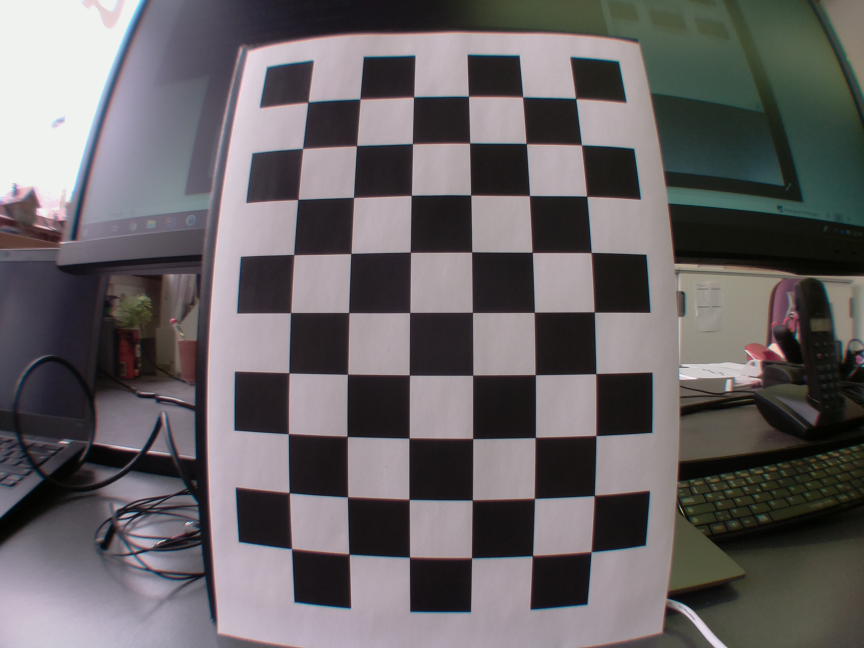
#> input picture calib/test10.jpeg, 2592 x 1944 px (shown at 1/3 size); its folder holds 4 pictures in this run
$ python new.py
#> lines starting #> are read from the running program, lines starting #| are printed output that depends on the picture; long printed decimals are rounded
import numpy as np
import cv2 as cv
import glob

print('running');
# termination criteria
criteria = (cv.TERM_CRITERIA_EPS + cv.TERM_CRITERIA_MAX_ITER, 30, 0.001)
# prepare object points, like (0,0,0), (1,0,0), (2,0,0) ....,(6,5,0)
objp = np.zeros((6*9,3), np.float32)
objp[:,:2] = np.mgrid[0:9,0:6].T.reshape(-1,2)
# Arrays to store object points and image points from all the images.
objpoints = [] # 3d point in real world space
imgpoints = [] # 2d points in image plane.

images = glob.glob('calib/*.jpeg')

#images = glob.glob('calib2/cam12.jpg')
images.extend(glob.glob('calib2/chess_big_*.jpg'))
#images.extend(glob.glob('calib2/cam12.jpg'))
#images = glob.glob('calib2/chess_big_*.jpg')

i = 0
for fname in images:
    print(fname);

    img = cv.imread(fname)
#> img is the input picture: shape (1944, 2592, 3); mean B, G, R 101, 99, 103.5
    gray = cv.cvtColor(img, cv.COLOR_BGR2GRAY)
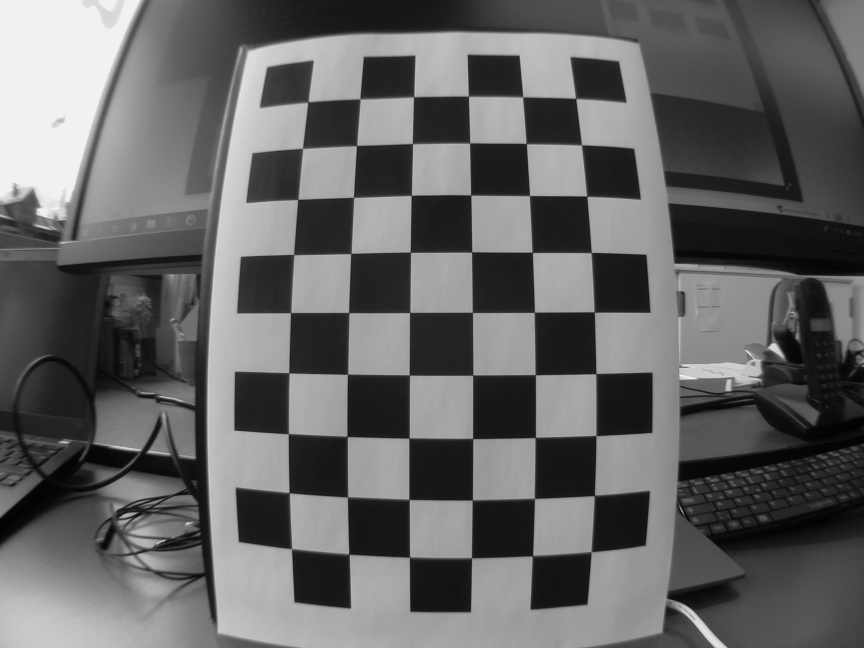
#> gray: shape (1944, 2592) (shown at 1/3 size); min 0, max 242, mean 100.6
    # Find the chess board corners
    ret, corners = cv.findChessboardCorners(gray, (9,6), None)
#> ret = True; corners = 54 rows, first 8: [1728, 296.5], [1744.4, 436.5], [1759.1, 589.5], [1773.9, 759.3], [1782.7, 937], [1788.2, 1121.6], [1788.3, 1307], [1784.3, 1485.6]
    #cv.imwrite('test_x' + str(i) + '.png', gray)
    i += 1
    # If found, add object points, image points (after refining them)
    print(ret);
#| True
    if ret == True:

        objpoints.append(objp)
        corners2 = cv.cornerSubPix(gray,corners, (11,11), (-1,-1), criteria)
#> corners2 = 54 rows, first 8: [1727.8, 296.8], [1744.9, 436.2], [1760.9, 589.9], [1774.1, 758.9], [1783.3, 937.2], [1788.2, 1121.8], [1788.5, 1307.4], [1783.5, 1486.9]
        imgpoints.append(corners)
        # Draw and display the corners
        imgWithCorners = img.copy()
        cv.drawChessboardCorners(imgWithCorners, (9,6), corners2, ret)
        #debugging
        cv.imwrite('test2_corners_' + str(i) + '.jpeg', imgWithCorners)
#> pass 2 of the loop `for fname in images:`:
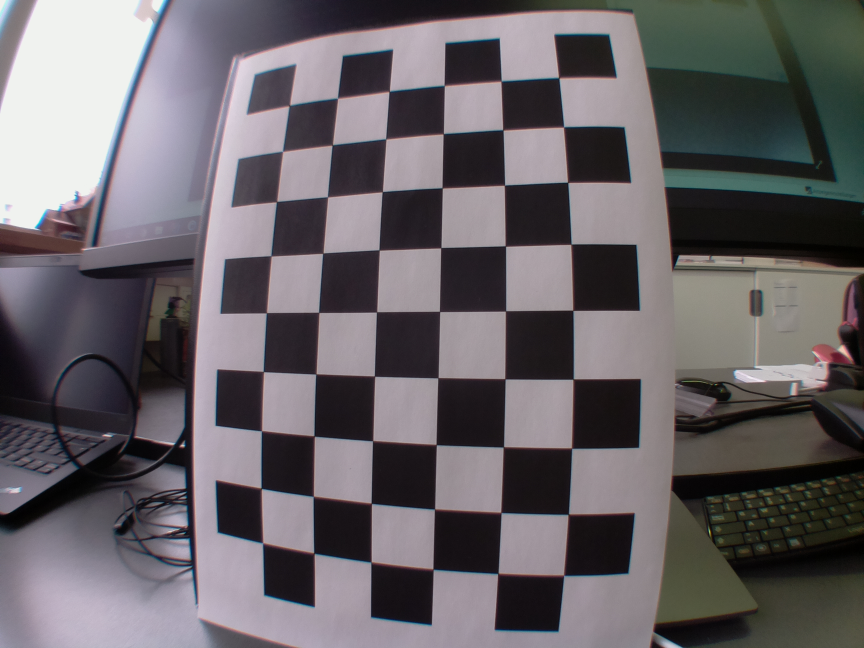
#> input picture calib/test12.jpeg, 2592 x 1944 px (shown at 1/3 size)
#> img is the input picture: shape (1944, 2592, 3); mean B, G, R 103.4, 99.4, 104.1
#> `gray = cv.cvtColor(img, cv.COLOR_BGR2GRAY)`:
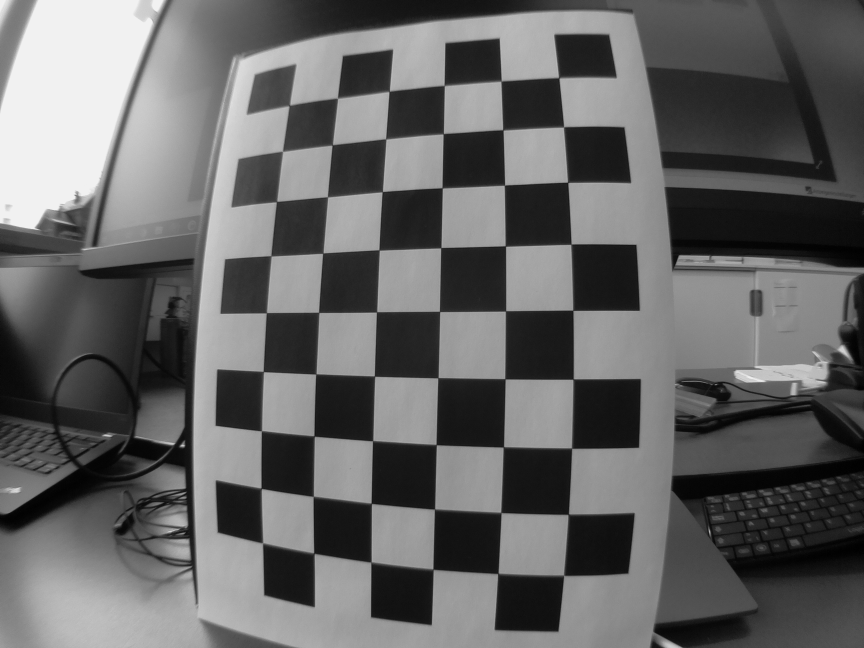
#> gray: shape (1944, 2592) (shown at 1/3 size); min 0, max 242, mean 101.2
#> corners = 54 rows, first 8: [1677.5, 234.5], [1691.3, 382.3], [1703.2, 547.4], [1713.4, 734.1], [1718.6, 931.6], [1719.8, 1138.1], [1714.4, 1344.6], [1705.5, 1543.5]
#| True
#> corners2 = 54 rows, first 8: [1677.2, 234.5], [1691.3, 382.1], [1703.9, 548.1], [1713.8, 733.7], [1719.3, 931.8], [1719.9, 1138.1], [1715.4, 1345.2], [1705.5, 1543.4]
#> pass 3 of the loop `for fname in images:`:
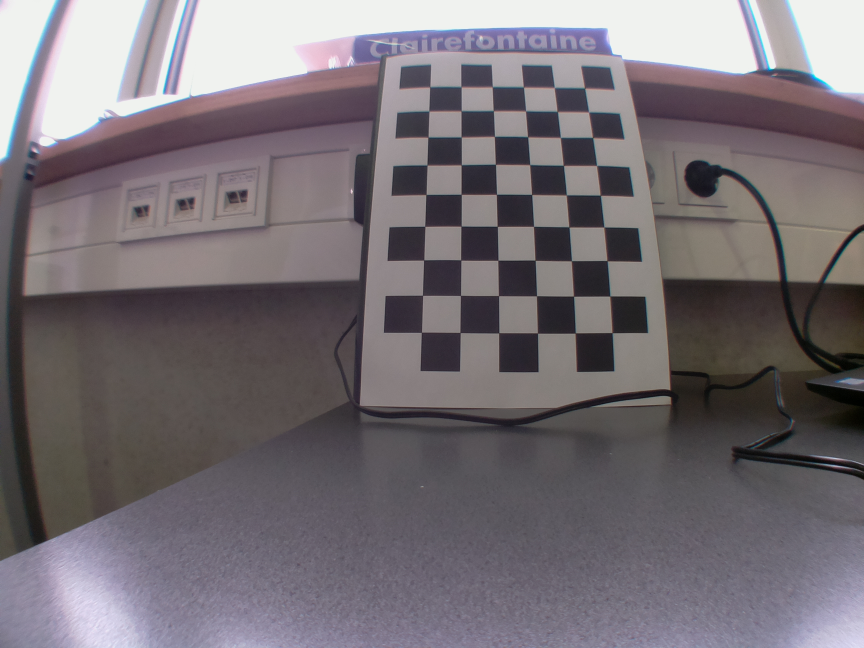
#> input picture calib/test7.jpeg, 2592 x 1944 px (shown at 1/3 size)
#> img is the input picture: shape (1944, 2592, 3); mean B, G, R 116.7, 111.3, 117.9
#> `gray = cv.cvtColor(img, cv.COLOR_BGR2GRAY)`:
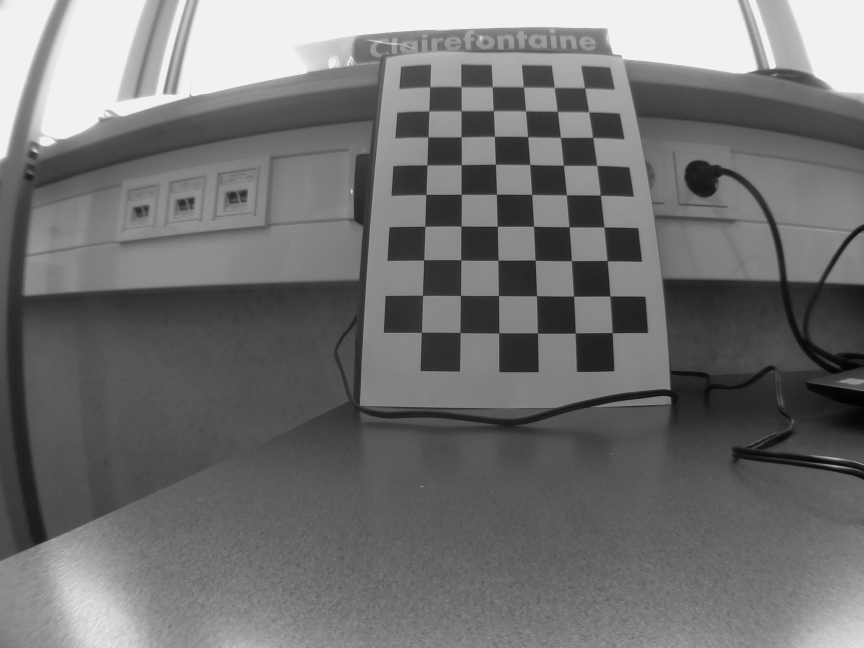
#> gray: shape (1944, 2592) (shown at 1/3 size); min 0, max 242, mean 113.9
#> corners = 54 rows, first 8: [1754.8, 265.9], [1766.4, 337.1], [1778, 413.8], [1790.2, 497.5], [1801.1, 586.2], [1812.3, 682.3], [1821, 782.3], [1829.6, 889.6]
#| True
#> corners2 = 54 rows, first 8: [1754.5, 265.4], [1766.5, 337.1], [1778.5, 413.9], [1790.5, 497.7], [1801.7, 586.9], [1812.3, 682.2], [1821.9, 783.1], [1830.2, 889.2]


ret, mtx, dist, rvecs, tvecs = cv.calibrateCamera(objpoints, imgpoints, gray.shape[::-1], None, None)
#> ret = 1.02; mtx = [[1534.7, 0, 1291.3], [0, 1535.9, 934.3], [0, 0, 1]]; dist = [[-0.348, 0.263, -0.000759, 0.00118, -0.252]]; rvecs = ([-0.0833, 0.154, 1.57], [0.0539, 0.293, 1.57], [-0.136, 0.282, 1.57]); tvecs = ([2.69, -3.94, 8.67], [2.19, -3.96, 7.9], [4.97, -7.15, 14.88])

print(mtx)
#| [[1.53466941e+03 0.00000000e+00 1.29130366e+03]
#|  [0.00000000e+00 1.53594172e+03 9.34303899e+02]
#|  [0.00000000e+00 0.00000000e+00 1.00000000e+00]]
print("")
print(dist)
#| [[-0.3484  0.2626 -0.0007592  0.00118 -0.2516]]

img = cv.imread('vinc.jpg')
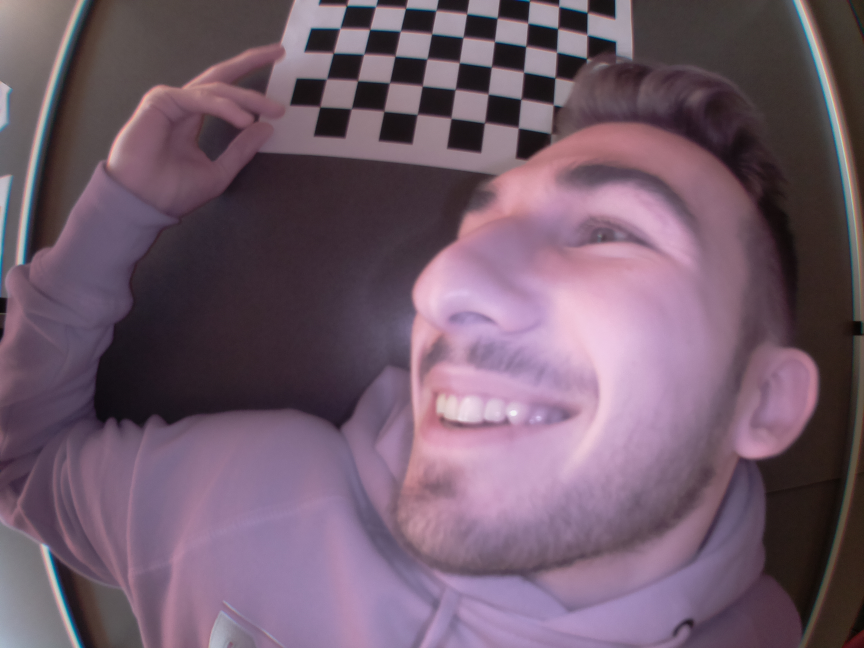
#> input picture calib/vinc.jpg, 2592 x 1944 px, found by its file name (shown at 1/3 size)
#> img is the input picture: shape (1944, 2592, 3); mean B, G, R 108, 91.7, 114

h,  w = img.shape[:2]
#> h = 1944; w = 2592
print(h,w)
#| 1944 2592
newcameramtx, roi = cv.getOptimalNewCameraMatrix(mtx, dist, (w,h), 1, (w,h))
#> newcameramtx = [[882.5, 0, 1273.6], [0, 646.8, 1385.6], [0, 0, 1]]; roi = (531, 992, 1490, 818)

dst = cv.undistort(img, mtx, dist, None, newcameramtx)
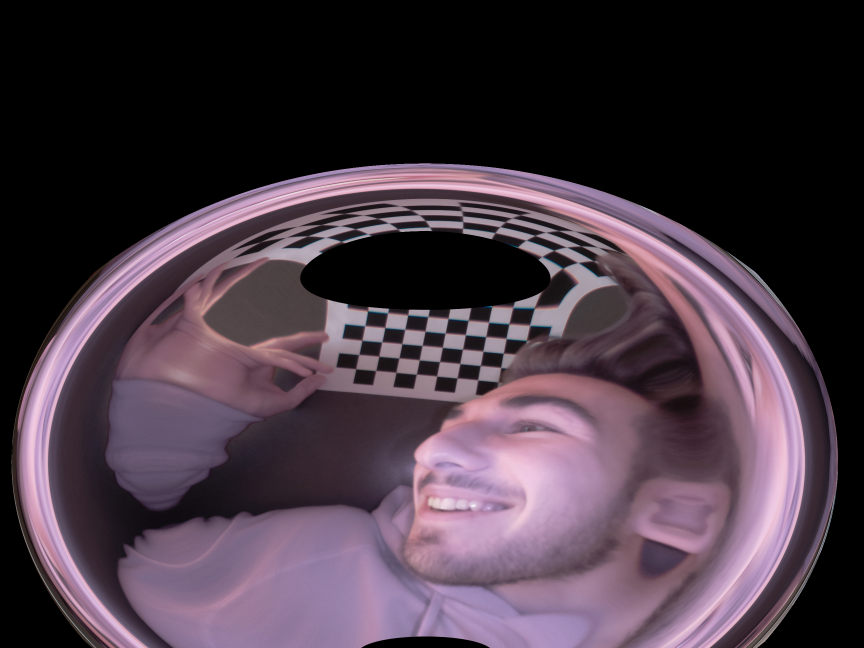
#> dst: shape (1944, 2592, 3) (shown at 1/3 size); mean B, G, R 67.6, 56.2, 70.8
# crop the image

x, y, w, h = roi
#> x = 531; y = 992; w = 1490; h = 818
print(x,y,w,h)
#| 531 992 1490 818

dst = dst[y:y+h, x:x+w]
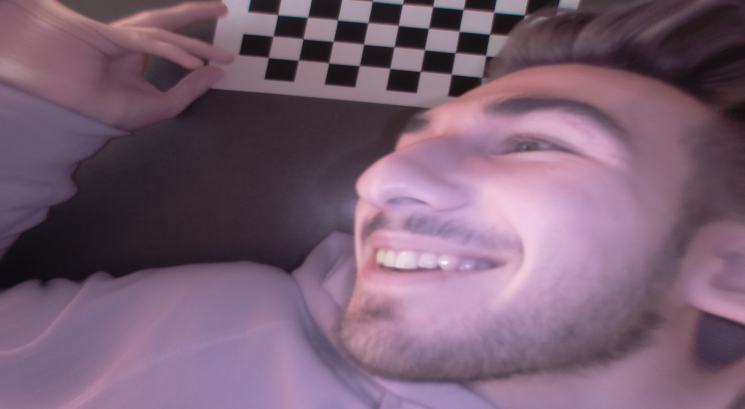
#> dst: shape (818, 1490, 3) (shown at 1/2 size); mean B, G, R 114.6, 95.1, 121.3
cv.imwrite('vinc_undistorted.jpeg', dst)
